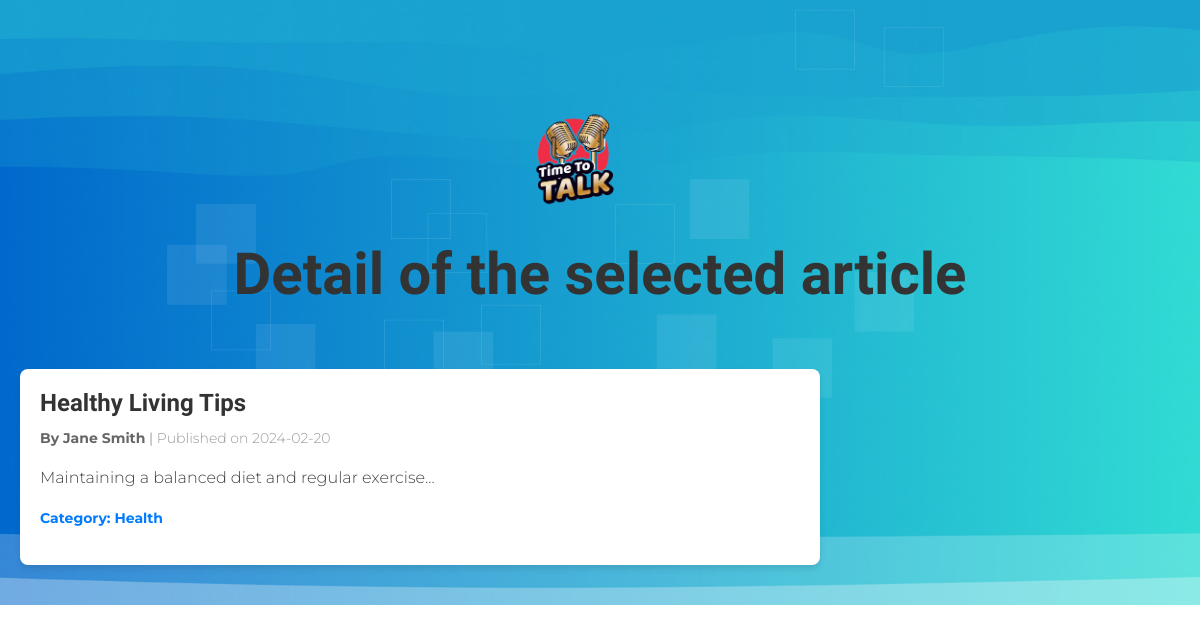
Page /article.php?id=2 on the committed database.
### tables this page shows
CREATE TABLE IF NOT EXISTS `article` (
  `id` int NOT NULL AUTO_INCREMENT,
  `title` varchar(50) NOT NULL,
  `content` text NOT NULL,
  `date_pub` date DEFAULT NULL,
  `category_id` int DEFAULT NULL,
  `author_id` int DEFAULT NULL,
  PRIMARY KEY (`id`),
  KEY `category_id` (`category_id`),
  KEY `author_id` (`author_id`)
);

CREATE TABLE IF NOT EXISTS `category` (
  `id` int NOT NULL AUTO_INCREMENT,
  `name` varchar(100) NOT NULL,
  PRIMARY KEY (`id`)
);

### article.php (called while the page is built)
<?php
require_once('./Models/Database.class.php');
require_once('./Models/Article.class.php');
$modelArticle = new Article;
if (isset($_GET['id'])) {
    $articleInfos = $modelArticle->getBYID($_GET['id']);
} elseif (isset($_GET['content'])) {
    $articleInfos = $modelArticle->getContent($_GET['content']);
} elseif (isset($_GET['category_id'])) {
    $articleInfos = $modelArticle->getCategory($_GET['category_id']);
} elseif (isset($_GET['date_pub'])) {
    $articleInfos = $modelArticle->getDate_pub($_GET['date_pub']);
}
require_once('./Views/articleView.php');

### Models/Database.class.php (called while the page is built, shortened)
<?php
abstract class Database
{
    public function __construct()
    {
        $this->db = new PDO("mysql:host=localhost;dbname=blog;charset=utf8", "root", '');
    }
}

### Models/Article.class.php (called while the page is built, shortened)
<?php
class Article extends Database
{
    protected $base = "SELECT article.*, author.id , author.phone, author.address, author.dob, CONCAT(author.firstname, ' ', author.lastname) AS author , category.id, category.name AS category
    FROM article
    LEFT JOIN author ON article.author_id = author.id
    LEFT JOIN category ON article.category_id = category.id ";
    public function getBYID($id)
    {
        $request = $this->db->prepare($this->base . "WHERE article.id = :id");
        $request->bindParam(':id', $id, PDO::PARAM_INT);
        $request->execute();
        $data = $request->fetchAll(PDO::FETCH_ASSOC);
        return $data;
    }
}

### Views/articleView.php (the view, shortened to what this page needs)
<!DOCTYPE html>
<html lang="en">
<head>
    <link rel="stylesheet" href="Assets/style.css">
    <link rel="stylesheet" href="https://cdnjs.cloudflare.com/ajax/libs/font-awesome/6.0.0-beta3/css/all.min.css" />
    <link rel="stylesheet" href="./Assets/css/bootstrap.min.css">
    <link rel="stylesheet" href="./Assets/css/bootstrap-icons.css">
    <link rel="stylesheet" href="./Assets/css/owl.carousel.min.css">
    <link rel="stylesheet" href="./Assets/css/owl.theme.default.min.css">
    <link href="./Assets/css/templatemo-pod-talk.css" rel="stylesheet">
</head>
<body>
    <section class="hero-section">
        <div class="container">
            <a class="navbar-brand me-lg-5 me-0" href="index.php">
                <img src="images/pod-talk-logo.png" class="logo-image img-fluid" alt="templatemo pod talk">
            </a>
        </div>
        <h1 class="title"> Detail of the selected article</h1>
        <?php if (!empty($articleInfos)): ?>
            <div class="article-grid-detail">
                <?php foreach ($articleInfos as $articleInfo) : ?>
                    <div class="article-card">
                        <h2 class="article-title"><?= $articleInfo['title']; ?></h2>
                        <p class="article-meta">
                            <span class="article-author">By <?= $articleInfo['author']; ?></span> |
                            <span class="article-date">Published on <?= $articleInfo['date_pub']; ?></span>
                        </p>
                        <p class="article-content"><?= $articleInfo['content']; ?></p>
                        <p class="article-category">Category: <?= $articleInfo['category']; ?></p>
                    </div>
                <?php endforeach; ?>
            <?php else : ?>
                <h1 class="recordError"> No Records Found</h1>
            <?php endif ?>
    </section>
</body>
</html>

### Assets/style.css (style rules this page uses)
body, h1, h3, p, form { margin: 0; padding: 0; box-sizing: border-box; }
body { font-family: Arial, sans-serif; line-height: 1.6; background-color: #f4f4f4; color: #333; padding: 0; margin: 0; }
.title { text-align: center; color: #333; margin: 20px 0; }
.article-card { background-color: #fff; border-radius: 8px; box-shadow: 0 4px 6px rgba(0, 0, 0, 0.1); overflow: hidden; padding: 15px; width: 300px; transition: transform 0.3s ease, box-shadow 0.3s ease; }
.article-title { font-size: 18px; color: #333; margin-bottom: 10px; }
.article-date, .article-author { font-size: 14px; color: #666; }
body, h1, h2, p { margin: 0; padding: 0; box-sizing: border-box; }
.article-grid-detail { display: flex; flex-direction: column; align-items: center; padding: 20px; }
.article-card { background-color: #fff; border-radius: 8px; box-shadow: 0 4px 6px rgba(0, 0, 0, 0.1); overflow: hidden; padding: 20px; width: 80%; max-width: 800px; margin: 20px 0; }
.article-title { font-size: 24px; color: #333; margin-bottom: 10px; }
.article-meta { font-size: 14px; color: #666; margin-bottom: 15px; }
.article-author, .article-date { display: inline; }
.article-author { font-weight: bold; }
.article-date { color: #999; }
.article-content { font-size: 16px; line-height: 1.8; color: #444; margin-bottom: 15px; }
.article-category { font-size: 14px; color: #007bff; font-weight: bold; }
.article-grid-detail { display: flex; flex-direction: row; flex-wrap: wrap; }

### Assets/css/templatemo-pod-talk.css (style rules this page uses)
:root { --white-color: #ffffff; --primary-color: #00cc99; --secondary-color: #0066cc; --section-bg-color: #f0f8ff; --custom-btn-bg-color: #0066cc; --custom-btn-bg-hover-color: #00cc99; --dark-color: #000000; --p-color: #717275; --border-color: #7fffd4; --link-hover-color: #0066cc; --body-font-family: "Montserrat", sans-serif; --title-font-family: "Sono", sans-serif; --h1-font-size: 58px; --h2-font-size: 46px; --h3-font-size: 32px; --h4-font-size: 28px; --h5-font-size: 24px; --h6-font-size: 22px; --p-font-size: 16px; --menu-font-size: 14px; --border-radius-large: 100px; --border-radius-medium: 20px; --border-radius-small: 10px; --font-weight-light: 300; --font-weight-normal: 400; --font-weight-medium: 500; --font-weight-semibold: 600; --font-weight-bold: 700; }
body { background-color: var(--white-color); font-family: var(--body-font-family); }
h2, h3, h4, h5, h6 { color: var(--dark-color); }
h1, h2, h3, h4, h5, h6 { font-family: var(--title-font-family); font-weight: var(--font-weight-semibold); }
h1 { font-size: var(--h1-font-size); font-weight: var(--font-weight-bold); }
h2 { font-size: var(--h2-font-size); font-weight: var(--font-weight-bold); }
p { color: var(--p-color); font-size: var(--p-font-size); font-weight: var(--font-weight-light); }
a, button { touch-action: manipulation; transition: all 0.3s; }
a { display: inline-block; color: var(--primary-color); text-decoration: none; }
.logo-image { width: 120px; height: auto; }
.navbar-brand, .navbar-brand:hover { font-size: var(--h3-font-size); font-weight: var(--font-weight-bold); display: flex; justify-content: center; }
.hero-section { background-image: url("../images/templatemo-wave-banner.jpg"), linear-gradient(#348cd2, #ffffff); background-repeat: no-repeat; background-size: 108% 76%; background-position: top; padding-top: 100px; }
@media screen and (max-width: 1240px) { .hero-section { background-size: 116%; } }

### rows in the picture
article: title "Healthy Living Tips", author "Jane Smith", date_pub "2024-02-20", content "Maintaining a balanced diet and regular exercise...", category.name "Health"
